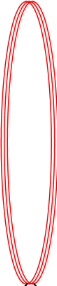
#> input picture coil.png, 57 x 286 px
$ python sim.py
#> lines starting #> are read from the running program, lines starting #| are printed output that depends on the picture
# using this for theory: https://www.youtube.com/watch?v=_6bKJrGCuJk
import numpy
import matplotlib.pyplot as plt
import matplotlib.image as image
from matplotlib.offsetbox import (OffsetImage, AnnotationBbox)

# class ----------------------------------------------------------------

class hh_pair:

    def __init__(self, N, R, name):
        self.N = N
        self.R = R
        self.name = name

    def flux_calc(self):
        self.flux = []
        self.space = numpy.linspace(-(self.R)/2,+(self.R)/2,n)
        for point in self.space:
            self.flux.append(hhcoil_flux_density(point,I,self.N,self.R))

        self.elen_x, self.elen_y = hhcoil_elength(self.space,self.flux)

# functions ------------------------------------------------------------

def hhcoil_flux_density(P,I,N,R):
    # [5 lines of commented-out code are left out]

    B = (mu_0*0.5*N*I*R**2)*(1/(((R)**2+(P+0.5*R)**2)**(3/2))+1/(((R)**2+(P-0.5*R)**2)**(3/2)))

    return B*1e4; # gauss conversion

def hhcoil_elength(x,y):
    # find values within the helmholtz pairs that have a field no less than 0.999 of the max

    bound = 0.999
    max_y = max(y)

    e_x = []
    e_y = []

    for i in range(len(y)):
        if y[i] > bound*max_y:
            e_x.append(x[i])
            e_y.append(y[i])

    return(e_x,e_y)


# params ------------------------------------------------------------

n = 500              # Number of points in sim
I = 2;               # I, Current [A]
mu_0 = 1.25663706e-6 # μ_0, Permeability of Free Space [m*kg*s^-2*A^-2]

x = hh_pair(32,0.28,'x')
y = hh_pair(34,0.30,'y')
z = hh_pair(36,0.32,'z')

pairs = [x,y,z]

# main ------------------------------------------------------------

coils = image.imread("./coil.png")
#> coils is the input picture: shape (286, 57, 4) float32; mean R, G, B, A 0.259, 0.117, 0.117, 0.18
#plt.imshow(coils)
#plt.show()

x.flux_calc()
y.flux_calc()
z.flux_calc()

fig, (ax) = plt.subplots(1)
fig.suptitle('Helmholtz Pair Characteristics')

#ax.add_artist(AnnotationBbox(OffsetImage(coils, zoom = 1), (min(x.space), min(x.flux)+(max(x.flux)-(min(x.flux)))/3), frameon = False))
#ax.add_artist(AnnotationBbox(OffsetImage(coils, zoom = 1), (max(x.space), min(x.flux)+(max(x.flux)-(min(x.flux)))/3), frameon = False))

ax.set_ylabel("Magnetic Field (Gauss)")
ax.set_xlabel("Position Along Helmholtz Pair (m)")
ax.plot(x.space,x.flux,color='red',label="X Pair, I = "+str(I)+" A, R = "+str(x.R)+" m, N = "+str(x.N))
ax.plot(x.elen_x,x.elen_y,color='black')
ax.plot(y.space,y.flux,color='green',label="Y Pair, I = "+str(I)+" A, R = "+str(y.R)+" m, N = "+str(y.N))
ax.plot(y.elen_x,y.elen_y,color='black')
ax.plot(z.space,z.flux,color='blue',label="Z Pair, I = "+str(I)+" A, R = "+str(z.R)+" m, N = "+str(z.N))
ax.plot(z.elen_x,z.elen_y,color='black')
uniform = " x="+str((round(x.elen_x[-1]-x.elen_x[0],2))*100)+" cm, y="+str((round(y.elen_x[-1]-y.elen_x[0],2))*100)+" cm, z="+str((round(z.elen_x[-1]-z.elen_x[0],2))*100)+" cm"

ax.legend()
ax.set_title("uniform regions (black): "+uniform)
plt.show()
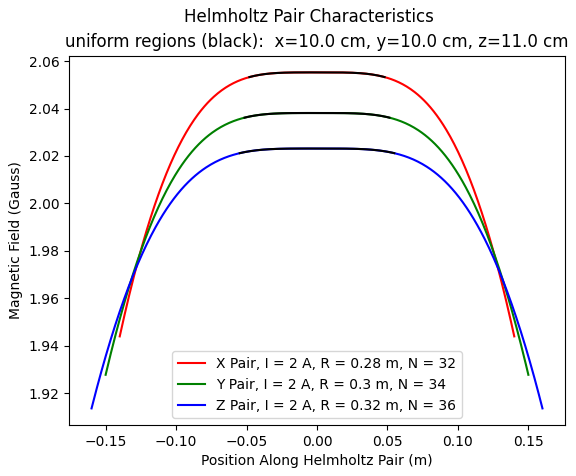
#> figure drawn by matplotlib, 1 panel; curve peaks at x = -0.000281, y = 2.06; curve peaks at x = -0.000281, y = 2.06; curve peaks at x = -0.000301, y = 2.04
